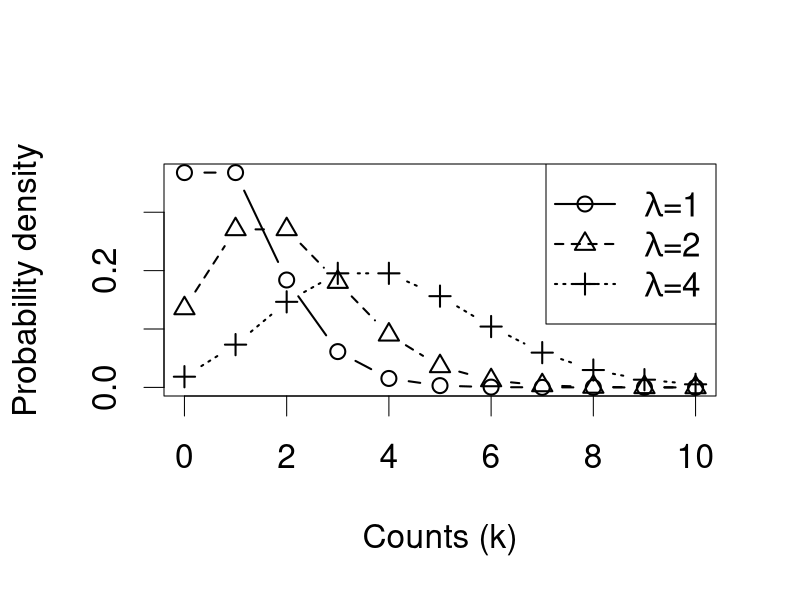

Source code (R):
## ---- chunk 1
par(cex=2)  #increase size of type and axes
plot(x=0:10, y=dpois(0:10, lambda=1), 
     type="b", lwd=2,
     xlab="Counts (k)", ylab="Probability density")
lines(x=0:10, y=dpois(0:10, lambda=2), 
      type="b", lwd=2, lty=2, pch=2)
lines(x=0:10, dpois(0:10, lambda=4), 
      type="b", lwd=2, lty=3, pch=3)
legend("topright", lwd=2, lty=1:3, pch=1:3,
       legend=c(expression(paste(lambda, "=1")),
                expression(paste(lambda, "=2")),
                expression(paste(lambda, "=4"))))
